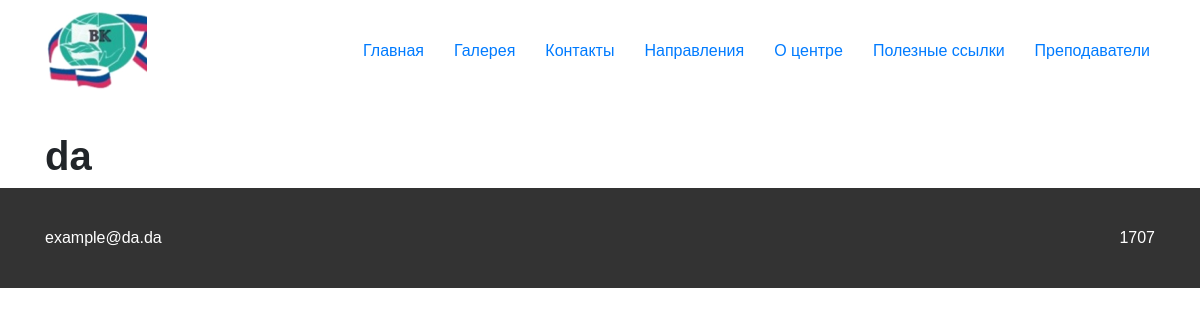
Page /schedule/4/ on the committed database.
### main/models.py (models this page shows, shortened)
class InfoPages(models.Model):
    name = models.CharField('название страницы', max_length=40, unique=True)
    content = models.TextField('текст страницы')

class KidsGroup(models.Model):
    name = models.CharField('название группы', max_length=30)
    image = models.ImageField('картинка группы', upload_to='media/KidsGroup')
    schedule = models.TextField('расписание')
    da = models.AutoField
    class Meta:
        verbose_name = "группа детей"
        verbose_name_plural = "группы детей"

class GeneralInfo(models.Model):
    contact_email = models.CharField('имейл, который будет показываться на каждой странице сайта', max_length=50)
    contact_phone = models.CharField('номер телефона, который будет показываться на каждой странице сайта', max_length=50)
    class Meta:
        verbose_name = "общая информация"
        verbose_name_plural = "общая информация"

### main/views.py (the view)
# urls.py: path('schedule/<int:pk>/', views.ScheduleView.as_view()),
class ScheduleView(View):
    def get(self, request, pk):
        group = KidsGroup.objects.get(id=pk)
        return render(request, 'schedule.html', {'group': group})

### main/context_processor.py (called while the page is built)
def extras(request):
    general = GeneralInfo.objects.get(id=1)
    info_pages = InfoPages.objects.values('name')
    return {'general': general, 'info_pages': info_pages}

### templates/schedule.html
{% extends 'base.html' %}
{% block content %}
    <div class="container">
    <h1>{{ group.schedule }}</h1>
    </div>
{% endblock content %}

### templates/include/header.html
{% load static %}
<header class="header" id="header">
        <div class="container">
            <div class="row align-items-center justify-content-lg-between">
                <div class="col-lg-auto">
                    <a href="/index.html"><img src={% static "img/VC_Logo 1.png" %} alt="" class="logo"></a>
                </div>
                <div class="col-lg-auto">
                    <nav class="">
                        <ul class="nav d-flex justify-content-center">
                            <li class="nav__item">
                                <a href="/">Главная</a>
                            </li>
                            <li class="nav__item">
                                <a href="/gallerey.html">Галерея</a>
                            </li>
                            {% for i in info_pages %}
                            <li class="nav__item">
                                <a href="/info/{{ i.name }}">{{ i.name }}</a>
                            </li>
                            {% endfor %}
                        </ul>
                    </nav>
                </div>
            </div>
            </div>
    </header>

### templates/include/footer.html
<footer class="footer">
        <div class="container footer__container">
            <div class="email">
                {{ general.contact_email }}
            </div>
            <div class="tel">
                {{ general.contact_phone }}
            </div>
        </div>
    </footer>

### static/css/style.css (style rules this page uses)
body { font-family: 'PT Sans', sans-serif; }
*, *::before, *::after { -webkit-box-sizing: border-box; box-sizing: border-box; }
ul, li { display: block; padding: 0; margin: 0; }
h1, h2, h3, h4, h5 { font-weight: 700; color: inherit; }
.header { overflow: hidden; background-color: #fff; z-index: 9999; position: fixed; top: 0; width: 100%; }
.nav__item a { padding: 5px; border-radius: 10px; }
.nav__item + .nav__item { margin-left: 20px; }
.footer { background-color: #333333; }
.footer__container { display: -webkit-box; display: -ms-flexbox; display: flex; -webkit-box-pack: justify; -ms-flex-pack: justify; justify-content: space-between; -webkit-box-align: center; -ms-flex-align: center; align-items: center; color: #fff; min-height: 100px; }

### rows in the picture
InfoPages: name "Контакты"
InfoPages: name "Направления"
InfoPages: name "О центре"
InfoPages: name "Полезные ссылки"
InfoPages: name "Преподаватели"
KidsGroup: schedule "da"
GeneralInfo: contact_email "example@da.da", contact_phone "1707"
